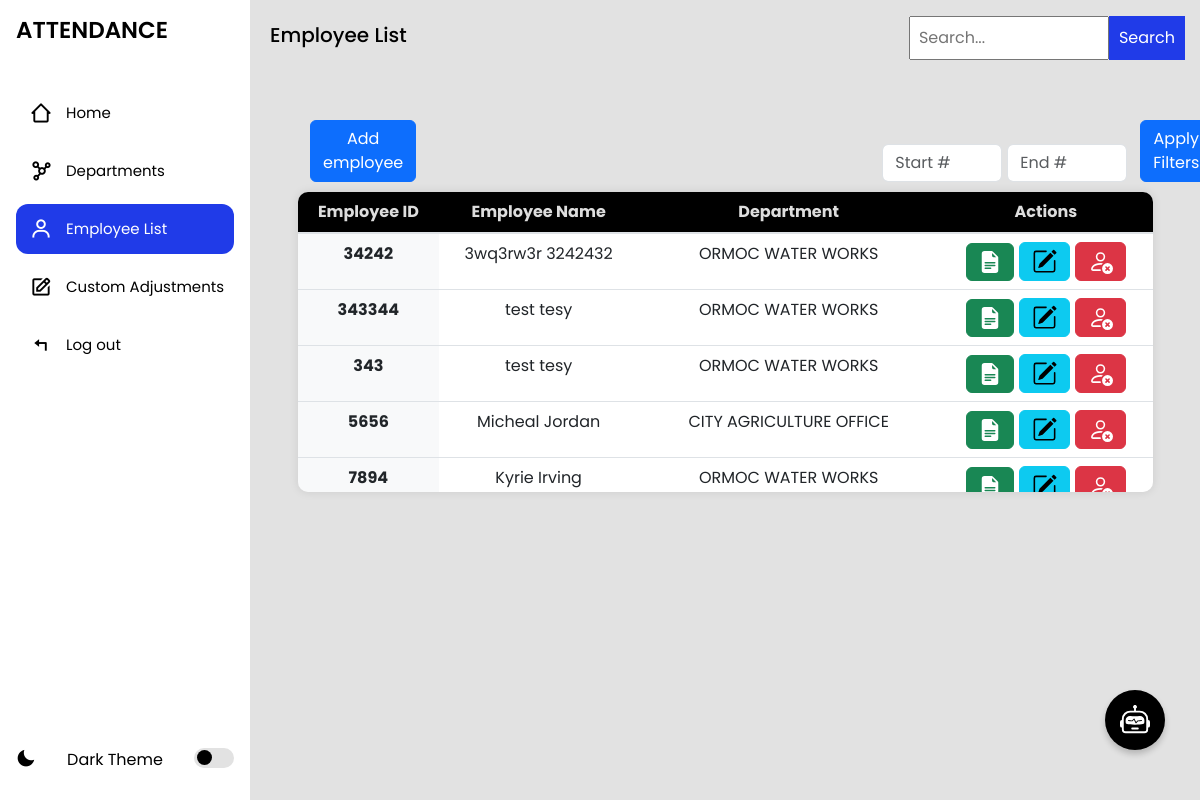
The page /employeelist/ (signed in) on the database as committed earlier.
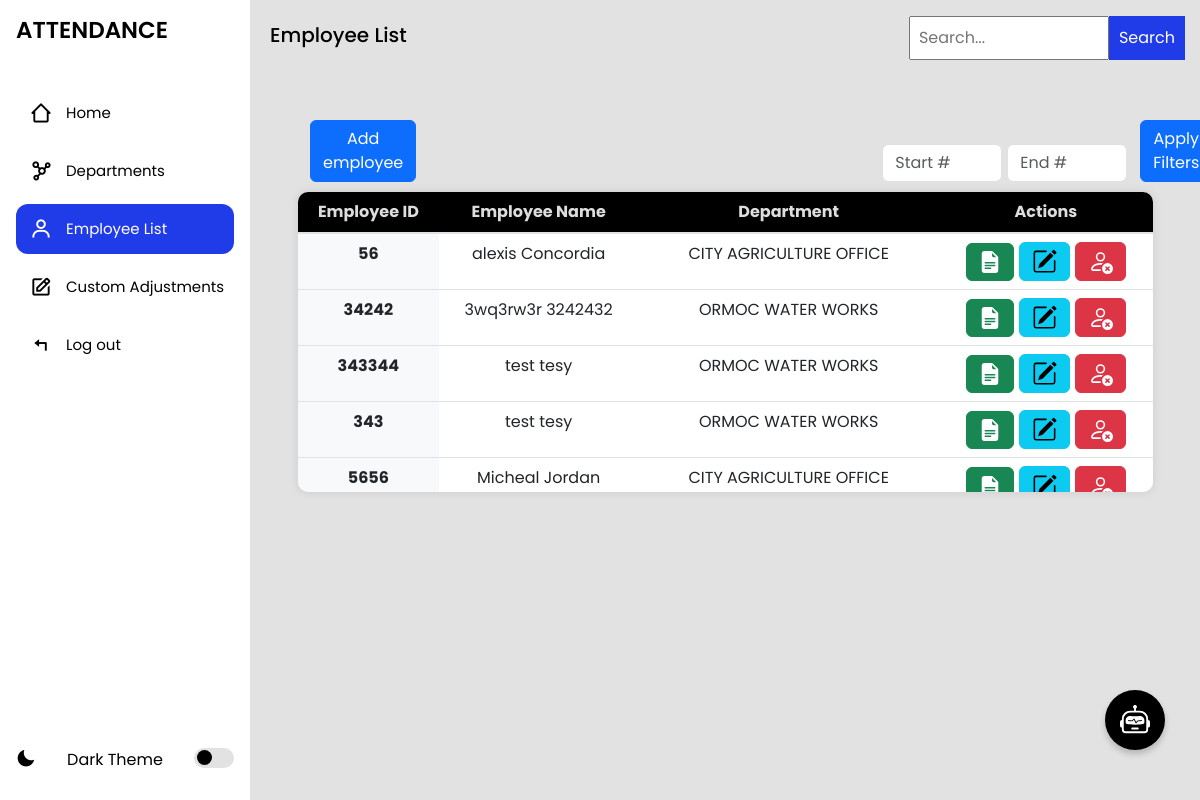
The same page on the database as committed later.
### myapp/models.py (models this page shows, shortened)
class Employee(models.Model):
    employee_id = models.CharField(max_length=100, unique=True)
    first_name = models.CharField(max_length=120)
    last_name = models.CharField(max_length=120)
    username = models.CharField(max_length=100, unique=True, default='defaultuser')
    password = models.CharField(max_length=128, default='defaultpassword')
    department_name = models.ForeignKey(Department, on_delete=models.CASCADE, related_name='employees')
    updated = models.DateTimeField(auto_now=True)
    created = models.DateTimeField(auto_now_add=True)
    class Meta:
        ordering = ['-updated', '-created']

class Department(models.Model):
    name = models.CharField(max_length=100)
    def __str__(self):
        return self.name

### myapp/views.py (the view, shortened to what this page needs)
# urls.py: path('employeelist/', views.employeelist, name='employeelist'),
@login_required
def employeelist(request):
    search_query = request.GET.get('search', '')
    if search_query:
        employees = Employee.objects.filter(
            Q(employee_id__icontains=search_query) |
            Q(first_name__icontains=search_query) |
            Q(last_name__icontains=search_query) |
            Q(department_name__name__icontains=search_query)
        )
    else:
        employees = Employee.objects.all()
    departments = Department.objects.all()  # Fetch departments here
    context = {
        "employees": employees,
        "departments": departments
    }
    return render(request, 'employeelist.html', context)

### myapp/templates/employeelist.html (shortened to what this page needs)
{% extends 'index.html' %}
{% block content %}
<section class="home">
    <div class="navs d-flex align-items-center justify-content-between">
    <p>Employee List</p>
<form method="GET" action="{% url 'employeelist' %}" class="search-parent">
  <input type="search" name="search" placeholder="Search..." class="search" value="{{ request.GET.search }}" />
  <button type="submit">Search</button>
</form>
</div>
<div class="topButtons">
    <div style="display: flex; align-items: end; justify-content: start;margin-left: 60px;" >
                <button type="button" class="btn btn-primary"
                data-bs-toggle="modal" data-bs-target="#signupModal">
                Add employee
                </button>
</div>
        <form id="filterRangeForm" class="ms-3" >
            <input type="number" min="1" id="startNumber" class="form-control d-inline-block" placeholder="Start #" style="width: 120px;" />
            <input type="number" min="1" id="endNumber" class="form-control d-inline-block" placeholder="End #" style="width: 120px;" />
            <button type="button" id="applyFilters" class="btn btn-primary ms-2">Apply Filters</button>
        </form>
</div>
<div class="table-container">
    <table class="table">
        <thead>
            <tr>
                <th scope="col">Employee ID</th>
                <th scope="col">Employee Name</th>
                <th scope="col">Department</th>
                <th scope="col">Actions</th>
            </tr>
        </thead>
        <tbody>
            {% for employee in employees %}
            <tr class="employeeListRow"  data-status="{{ employee.status|default:'all' }}">
                <th scope="row">{{ employee.employee_id }}</th>
                <td>{{ employee.first_name }} {{ employee.last_name }}</td>
                <td>{{ employee.department_name }}</td>
                <td>
                    <div class="btn-group" style="display: flex; flex-direction: row; align-items: center; gap: 5px; justify-content:center;">
                        <a  href="{% url 'view_employee' employee.employee_id %}">
                        <button class="btn btn-success" >
                            </button>
                        </a>
                        <a  data-bs-toggle="modal" data-bs-target="#editEmployeeModal{{ employee.id }}" role="button">
                            <button class="btn btn-info">
                        </button>
                        </a>
                        <form action="{% url 'delete_employee' employee.id %}" method="POST">
                            <button class="btn btn-danger" type="button" data-bs-toggle="modal" data-bs-target="#deleteModal-{{ employee.id }}">
                            </button>
                        </form>
                    </div>
                </td>
            </tr>
            {% empty %}
            <tr>
                <td colspan="6">Employee doesnt exist</td>
            </tr>
            {% endfor %}
        </tbody>
    </table>
</div>
</section>
{% endblock %}

### myapp/templates/index.html (shortened to what this page needs)
<!DOCTYPE html>
<html lang="en">
  <head>
    {% load static %}
    <link rel="stylesheet" href="{% static 'css/styles.css' %}">
    <link rel="stylesheet" href="{% static 'css/chatbot.css' %}">
    <link href="https://cdn.jsdelivr.net/npm/bootstrap@5.3.0/dist/css/bootstrap.min.css" rel="stylesheet">
     <link
      href="https://unpkg.com/boxicons@2.1.4/css/boxicons.min.css"
      rel="stylesheet"
    />
  </head>
  <body>
    <section class="sidebar">
      <div class="nav-header">
        <p class="logo"> ATTENDANCE</p>
      </div>
      <ul class="nav-links">
        {% url 'admin_dashboard' as admin_dashboard_url %}
        {% url 'departments' as departments_url %}
        {% url 'employeelist' as employeelist_url %}
        {% url 'logout' as logout_url %}
        {% url 'schedule_list' as custom_url %}
        <li class="{% if request.path == admin_dashboard_url %}active{% endif %}">
            <a href="{{ admin_dashboard_url }}">
                <i class="bx bx-home-alt-2"></i>
                <span class="title">Home</span>
            </a>
        </li>
        <li class="{% if request.path == departments_url %}active{% endif %}">
            <a href="{{ departments_url }}">
                <i class="bx bx-network-chart"></i>
                <span class="title">Departments</span>
            </a>
        </li>
        <li class="{% if request.path == employeelist_url %}active{% endif %}">
            <a href="{{ employeelist_url }}">
                <i class="bx bx-user"></i>
                <span class="title">Employee List</span>
            </a>
        </li>
        <li class="{% if request.path == custom_url %}active{% endif %}">
          <a href="{{ custom_url }}">
              <i class="bx bx-edit"></i>
              <span class="title">Custom Adjustments</span>
          </a>
      </li>
        <li class="{% if request.path == logout_url %}active{% endif %}">
            <a href="{{ logout_url }}">
                <i class="bx bx-reply"></i>
                <span class="title">Log out</span>
            </a>
        </li>
      </ul>
       <div class="theme-wrapper">
        <i class="bx bxs-moon theme-icon"></i>
        <p>Dark Theme</p>
        <div class="theme-btn">
          <span class="theme-ball"></span>
        </div>
      </div>
    </section>
     {% block content %}
    {% endblock %}
<button id="toggleChatbot">
</button>
  </body>
</html>

### myapp/static/css/styles.css (style rules this page uses)
* { margin: 0; padding: 0; box-sizing: border-box; font-family: "Poppins", sans-serif; --color-hover: rgb(32, 59, 232); --transition: all 0.2s ease; }
:root { --color-white: #fff; --color-black: #000; --color-bg: #e2e2e2; }
.sidebar { position: fixed; top: 0; left: 0; z-index: 100; width: 78px; height: 100%; background: var(--color-white); padding: 8px 16px; transition: var(--transition); }
.sidebar.expand { width: 250px; transition: var(--transition); }
.nav-header { height: 60px; display: flex; align-items: center; position: relative; }
.nav-header .logo { color: var(--color-black); font-size: 23px; font-weight: 600; opacity: 0; transition: var(--transition); }
.sidebar.expand .nav-header .logo { opacity: 1; transition: var(--transition); }
.nav-links li.active a { background: var(--color-hover); }
.nav-links li.active i { color: var(--color-white); }
.nav-links li.active a .title { color: var(--color-white); }
.nav-links { margin-top: 20px; height: 100%; padding-left: 0px; }
.nav-links li { position: relative; margin: 8px 0; list-style: none; }
.nav-links i { color: var(--color-black); height: 50px; min-width: 50px; font-size: 23px; text-align: center; line-height: 50px; }
.nav-links li a { display: flex; height: 100%; width: 100%; border-radius: 12px; align-items: center; text-decoration: none; background: var(--color-white); }
.nav-links li a .title { color: var(--color-black); font-size: 15px; font-weight: 400; white-space: nowrap; display: none; transition: var(--transition); }
.sidebar.expand .nav-links li a .title { display: block; transition: var(--transition); }
.theme-wrapper { position: fixed; bottom: 0; display: flex; justify-content: space-between; height: 60px; width: 250px; left: 0; padding: 8px 16px; }
.theme-wrapper .theme-icon { font-size: 20px; color: var(--color-black); display: none; transition: var(--transition); }
.sidebar.expand .theme-wrapper .theme-icon { display: block; }
.theme-wrapper p { font-size: 16px; color: var(--color-black); font-weight: 400; display: none; transition: var(--transition); }
.sidebar.expand .theme-wrapper p { display: block; }
.theme-wrapper .theme-btn { width: 40px; height: 20px; background: var(--color-bg); border-radius: 30px; position: relative; cursor: pointer; }
.theme-wrapper .theme-btn .theme-ball { position: absolute; width: 15px; height: 15px; background: var(--color-black); border-radius: 50%; top: 2px; left: 3px; transition: var(--transition); }
.home { position: relative; top: 0; left: 78px; width: calc(100% - 78px); min-height: 100vh; background: var(--color-bg); z-index: 6; transition: var(--transition); }
.sidebar.expand ~ .home { left: 250px; width: calc(100% - 250px); transition: var(--transition); }
.home p { font-size: 20px; font-weight: 500; color: var(--color-black); display: inline-block; margin: 20px; white-space: nowrap; }
input, select { width: 100%; padding: 8px; margin-top: 5px; }
button { padding: 10px; background-color: rgb(32, 59, 232); color: white; border: none; cursor: pointer; }
.table-container { width: 90%; max-height: 300px; overflow-y: scroll; margin: 30px auto; margin-top: 10px; border-radius: 10px; box-shadow: 0 0 10px rgba(0, 0, 0, 0.1); }
.table-container { scrollbar-width: thin; scrollbar-color: transparent transparent; }
.table { width: 100%; background-color: transparent; border-collapse: collapse; }
.table th, .table td { padding: 0.75rem; vertical-align: top; border: px solid #000000; }
.table thead th { position: sticky; top: 0; z-index: 10; vertical-align: bottom; border-bottom: 2px solid #dee2e6; background-color: #000000; text-align: left; color: #ddd; text-align: center; }
.table th { font-weight: bold; background-color: #f8f9fa; }
.table tr:nth-child(even) { background-color: #f2f2f2; }
.table tr:nth-child(odd) { background-color: #f2f2f2; }
.table td { text-align: center; }
.table th[scope="row"] { background-color: #f8f9fa; text-align: center; }
.search { width: 200px; }
.search-parent { display: flex; justify-content: end; align-items: center; margin-right: 15px; margin-top: 5px; }
.topButtons { display: flex; justify-content: start; align-items: flex-end; margin-bottom: 0; margin-top: 50px; gap:450px; }
.topButtons .ms-3 { display: flex; justify-content: start; align-items: end; }
#filterRangeForm { display: flex; flex-direction: row; gap: 5px; }
.navs { display:flex; align-items: start; flex-direction:row; }

Rows that differ between the two databases and show on the page:
no longer on this page (row unchanged): Employee: employee_id "7894", first_name "Kyrie", last_name "Irving", department_name "ORMOC WATER WORKS"
added Employee: employee_id "56", first_name "alexis", last_name "Concordia", department_name "CITY AGRICULTURE OFFICE"
